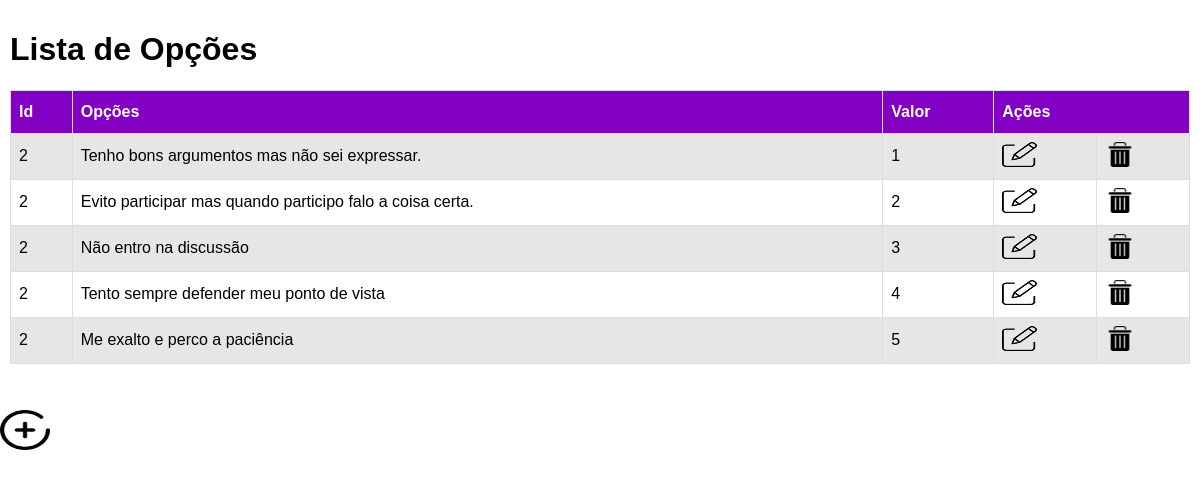
Page /controlaropcoes.php?pergunta=2 on the committed database.
### tables this page shows
CREATE TABLE IF NOT EXISTS `opcoes` (
  `id` int(11) NOT NULL AUTO_INCREMENT,
  `opcoes` text NOT NULL,
  `valor` int(15) NOT NULL,
  `profile_id` int(11) NOT NULL,
  PRIMARY KEY (`id`)
);

### controlaropcoes.php (the view, shortened to what this page needs)
<?php
require 'conexao.php';
$profile_id = $_GET["pergunta"];
$sql = "SELECT * FROM opcoes where profile_id = $profile_id";
$result = $conn->query($sql);
	 if ($result->num_rows > 0) {
?>
<!DOCTYPE html>
<html lang="pt-br">
<head>
<link rel="stylesheet" href="./css/tabela.css">
</head>
<body>
<div class="content">
			<h1>Lista de Opções</h1>
			<table>
<tr><th>Id</th><th>Opções</th><th>Valor</th><th colspan="2">Ações</td></tr>
	<?php
	  while($row = $result->fetch_assoc()) {
					echo "<tr><td>" . $row["profile_id"] . "</td><td>" . $row["opcoes"] . " </td><td>" . $row["valor"] ."</td>";
                    echo "<td><a href='respostaseditarform.php?id=" . $row["id"] . "'><img src='./img/editar.png' height=25 width=35 alt='Editar Resposta'></a></td><td><a href='respostaexcluir.php?id=" . $row["profile_id"] . "'><img src='./img/excluir.png' height=25 width=30 alt='Excluir Resposta'></a></td></tr>";
			}
	?>
			</table>
</div>
            <br></br>
            <a href="respostacadastrartela.php?pergunta=<?php echo $profile_id; ?>"><img src="./img/incluir.png" height=40 width=50 alt="Incluir Opção"></a>
<div class="footer">
</div>
</body>
</html>
<?php
	} else {
		echo "<h1>Nenhum resultado foi encontrado.</h1>";
	}
?>

### css/tabela.css (style rules this page uses)
table { border-collapse: collapse; width: 100%; }
td, th { border: 1px solid #ddd; padding: 8px; }
tr:nth-child(even) { background-color: #D1D1D18C; }
th { padding-top: 12px; padding-bottom: 12px; text-align: left; background-color: #8200c3; color: white; }
* { box-sizing: border-box; font-family: Arial, Helvetica, sans-serif; }
body { margin: 0; font-family: Arial, Helvetica, sans-serif; }
.content { background-color: #fff; padding: 10px; }
.footer { background-color: #fff; padding: 10px; }

### rows in the picture
opcoes: profile "2", opcoes "Tenho bons argumentos mas não sei expressar.", valor "1"
opcoes: profile "2", opcoes "Evito participar mas quando participo falo a coisa certa.", valor "2"
opcoes: profile "2", opcoes "Não entro na discussão", valor "3"
opcoes: profile "2", opcoes "Tento sempre defender meu ponto de vista", valor "4"
opcoes: profile "2", opcoes "Me exalto e perco a paciência", valor "5"
